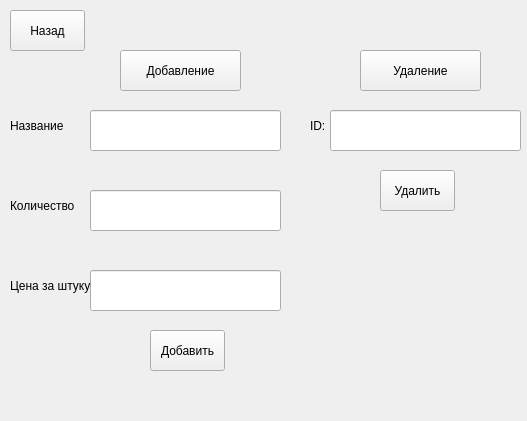
<?xml version="1.0" encoding="UTF-8"?>
<ui version="4.0">
 <class>MainWindow</class>
 <widget class="QMainWindow" name="MainWindow">
  <property name="geometry">
   <rect>
    <x>0</x>
    <y>0</y>
    <width>527</width>
    <height>421</height>
   </rect>
  </property>
  <property name="windowTitle">
   <string>Товвары на складе</string>
  </property>
  <widget class="QWidget" name="centralwidget">
   <widget class="QPushButton" name="back_button">
    <property name="geometry">
     <rect>
      <x>10</x>
      <y>10</y>
      <width>75</width>
      <height>41</height>
     </rect>
    </property>
    <property name="text">
     <string>Назад</string>
    </property>
   </widget>
   <widget class="QLineEdit" name="name_line">
    <property name="geometry">
     <rect>
      <x>90</x>
      <y>110</y>
      <width>191</width>
      <height>41</height>
     </rect>
    </property>
   </widget>
   <widget class="QLineEdit" name="count_line">
    <property name="geometry">
     <rect>
      <x>90</x>
      <y>190</y>
      <width>191</width>
      <height>41</height>
     </rect>
    </property>
   </widget>
   <widget class="QLineEdit" name="price_line">
    <property name="geometry">
     <rect>
      <x>90</x>
      <y>270</y>
      <width>191</width>
      <height>41</height>
     </rect>
    </property>
   </widget>
   <widget class="QPushButton" name="append_button">
    <property name="geometry">
     <rect>
      <x>150</x>
      <y>330</y>
      <width>75</width>
      <height>41</height>
     </rect>
    </property>
    <property name="text">
     <string>Добавить</string>
    </property>
   </widget>
   <widget class="QPushButton" name="delete_button">
    <property name="geometry">
     <rect>
      <x>380</x>
      <y>170</y>
      <width>75</width>
      <height>41</height>
     </rect>
    </property>
    <property name="text">
     <string>Удалить</string>
    </property>
   </widget>
   <widget class="QLineEdit" name="id_line">
    <property name="geometry">
     <rect>
      <x>330</x>
      <y>110</y>
      <width>191</width>
      <height>41</height>
     </rect>
    </property>
   </widget>
   <widget class="QPushButton" name="appending_button">
    <property name="geometry">
     <rect>
      <x>120</x>
      <y>50</y>
      <width>121</width>
      <height>41</height>
     </rect>
    </property>
    <property name="text">
     <string>Добавление</string>
    </property>
   </widget>
   <widget class="QPushButton" name="deleting_button">
    <property name="geometry">
     <rect>
      <x>360</x>
      <y>50</y>
      <width>121</width>
      <height>41</height>
     </rect>
    </property>
    <property name="text">
     <string>Удаление</string>
    </property>
   </widget>
   <widget class="QLabel" name="label">
    <property name="enabled">
     <bool>true</bool>
    </property>
    <property name="geometry">
     <rect>
      <x>10</x>
      <y>110</y>
      <width>71</width>
      <height>31</height>
     </rect>
    </property>
    <property name="text">
     <string>Название</string>
    </property>
   </widget>
   <widget class="QLabel" name="label_2">
    <property name="geometry">
     <rect>
      <x>10</x>
      <y>190</y>
      <width>71</width>
      <height>31</height>
     </rect>
    </property>
    <property name="text">
     <string>Количество</string>
    </property>
   </widget>
   <widget class="QLabel" name="label_3">
    <property name="geometry">
     <rect>
      <x>10</x>
      <y>270</y>
      <width>91</width>
      <height>31</height>
     </rect>
    </property>
    <property name="text">
     <string>Цена за штуку</string>
    </property>
   </widget>
   <widget class="QLabel" name="label_4">
    <property name="geometry">
     <rect>
      <x>310</x>
      <y>110</y>
      <width>71</width>
      <height>31</height>
     </rect>
    </property>
    <property name="text">
     <string>ID:</string>
    </property>
   </widget>
  </widget>
 </widget>
 <resources/>
 <connections/>
</ui>
